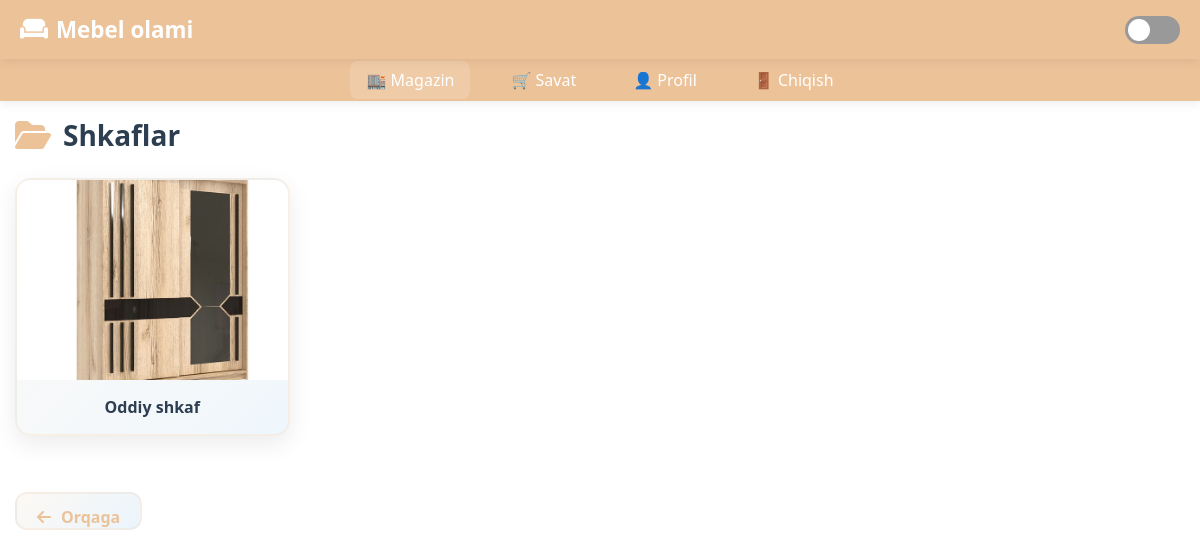
/category/1/ (signed in), run on the app's committed database.
### main/models.py (models this page shows, shortened)
class Category(models.Model):
    name_uz = models.CharField(max_length=100)
    name_ru = models.CharField(max_length=100, blank=True)
    image = models.ImageField(upload_to='categories/')

class Product(models.Model):
    category = models.ForeignKey(Category, on_delete=models.CASCADE, related_name='products')
    name_uz = models.CharField(max_length=200)
    name_ru = models.CharField(max_length=200, blank=True)
    image = models.ImageField(upload_to='products/')
    video_url = models.URLField(max_length=500, blank=True, null=True, help_text="YouTube yoki video URL")

### main/views.py (the view)
# urls.py: path('category/<int:cat_id>/', views.category_view, name='category'),
@login_required(login_url='login')
def category_view(request, cat_id):
    category = get_object_or_404(Category, id=cat_id)
    products = Product.objects.filter(category=category)
    return render(request, 'category.html', {'category': category, 'products': products})

### main/context_processors.py (called while the page is built)
def cart_count(request):
    count = 0
    if request.user.is_authenticated:
        count = BasketItem.objects.filter(user=request.user).aggregate(total=Sum('quantity'))['total'] or 0
    return {'cart_count': count}

### main/templates/category.html (shortened to what this page needs)
{% extends "base.html" %}
{% load static %}
{% block content %}
<h2 class="page-title">
    <i class="fas fa-folder-open"></i>
    {{ category.name_uz }}
</h2>
<div class="products-grid">
    {% for prod in products %}
    <a href="{% url 'product' prod.id %}" class="product-card">
        <div class="product-card-image-wrapper">
            <img src="{{ prod.image.url }}" alt="{{ prod.name_uz }}" class="product-card-image">
        </div>
        <div class="product-card-content">
            <h3 class="product-card-title">{{ prod.name_uz }}</h3>
        </div>
    </a>
    {% empty %}
    <div class="empty-state">
        <i class="fas fa-box-open"></i>
        <p>Hozircha mahsulotlar mavjud emas</p>
    </div>
    {% endfor %}
</div>
<a href="{% url 'index' %}" class="back-btn">
    <i class="fas fa-arrow-left"></i>
    Orqaga
</a>
{% endblock %}

### main/templates/base.html (style rules this page uses)
:root { --primary: #ECC299; --secondary: #3498db; --bg: #ffffff; --text: #2c3e50; --shadow: 0 2px 10px rgba(0, 0, 0, 0.08); }
* { margin: 0; padding: 0; box-sizing: border-box; transition: 0.25s ease; }
body { background: var(--bg); color: var(--text); font-family: "Segoe UI", sans-serif; padding-bottom: 70px; }
@media (min-width: 768px) { body { padding-bottom: 0; } }

### main/templates/category.html (style rules this page uses)
.page-title { font-size: 1.5rem; font-weight: 700; margin-bottom: 24px; display: flex; align-items: center; gap: 12px; padding-top: env(safe-area-inset-top); color: var(--text); }
.page-title i { color: var(--primary); font-size: 1.75rem; animation: iconBounce 2s ease-in-out infinite; }
@media (min-width: 768px) { .page-title { font-size: 1.75rem; } }
@media (min-width: 768px) { .page-title i { font-size: 2rem; } }
.products-grid { display: grid; grid-template-columns: repeat(2, 1fr); gap: 16px; margin-bottom: 32px; }
@media (min-width: 480px) { .products-grid { gap: 18px; } }
@media (min-width: 640px) { .products-grid { grid-template-columns: repeat(3, 1fr); gap: 20px; } }
@media (min-width: 1024px) { .products-grid { grid-template-columns: repeat(4, 1fr); gap: 24px; } }
.product-card { position: relative; background: linear-gradient(135deg, rgba(236, 194, 153, 0.08) 0%, rgba(52, 152, 219, 0.08) 100%); border-radius: 16px; overflow: hidden; text-decoration: none; color: var(--text); border: 2px solid rgba(236, 194, 153, 0.2); box-shadow: 0 8px 24px rgba(0, 0, 0, 0.08); backdrop-filter: blur(10px); transition: all 0.3s ease; display: flex; flex-direction: column; }
.product-card-image-wrapper { position: relative; width: 100%; height: 140px; overflow: hidden; background: linear-gradient(135deg, #f5f5f5 0%, #e0e0e0 100%); }
@media (min-width: 480px) { .product-card-image-wrapper { height: 160px; } }
@media (min-width: 768px) { .product-card-image-wrapper { height: 180px; } }
@media (min-width: 1024px) { .product-card-image-wrapper { height: 200px; } }
.product-card-image { width: 100%; height: 100%; object-fit: cover; transition: transform 0.5s ease; }
.product-card-content { padding: 14px; flex: 1; display: flex; align-items: center; justify-content: center; }
.product-card-title { font-size: 0.95rem; font-weight: 600; color: var(--text); margin: 0; text-align: center; }
@media (min-width: 480px) { .product-card-content { padding: 16px; } }
@media (min-width: 480px) { .product-card-title { font-size: 1rem; } }
.product-card::before { content: ''; position: absolute; top: 0; left: -100%; width: 100%; height: 100%; background: linear-gradient(90deg, transparent, rgba(255, 255, 255, 0.2), transparent); transition: left 0.5s; z-index: 1; pointer-events: none; }
.back-btn { display: inline-flex; align-items: center; gap: 10px; margin-top: 24px; padding: 12px 20px; background: linear-gradient(135deg, rgba(236, 194, 153, 0.1) 0%, rgba(52, 152, 219, 0.1) 100%); color: var(--primary); font-weight: 600; text-decoration: none; border-radius: 12px; border: 2px solid rgba(236, 194, 153, 0.2); transition: all 0.3s ease; padding-bottom: env(safe-area-inset-bottom); }
.back-btn i { font-size: 1rem; transition: transform 0.3s; }

### data on the page
Category: name_uz "Shkaflar"
Product: image (picture), name_uz "Oddiy shkaf"
